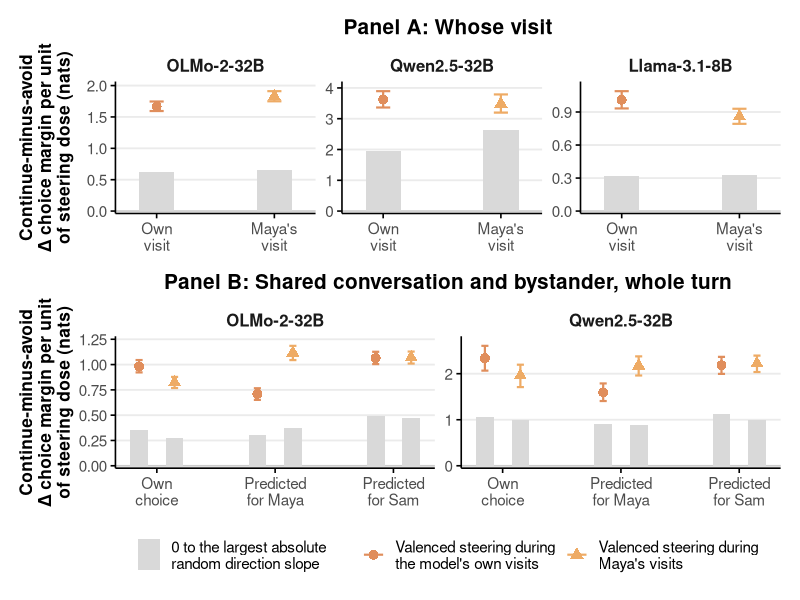

Source code (R):
##########################################
# AI WELFARE PROJECT
##########################################
# Figure A14: whose valence with the whole-turn span.
# Steering also covers the user turn, whose wording differs between conditions.
# Panels A and B are stacked, with a shared legend below.
# Run from the repository root: Rscript create_figures/figureA14.R
##########################################

#=================================
# 1. Setup and configuration
#=================================

library(tidyverse)
library(ggplot2)
library(patchwork)

dir.create("figures", showWarnings = FALSE)

theme_set(
  theme_minimal(base_size = 14) +
    theme(
      plot.title = element_text(hjust = 0.5, size = 15, face = "bold"),
      strip.text = element_text(size = 12, face = "bold"),
      axis.title = element_text(size = 12.5, face = "bold"),
      axis.text = element_text(size = 11),
      axis.line = element_line(colour = "black", linewidth = 0.55),
      axis.ticks = element_line(colour = "black", linewidth = 0.55),
      panel.grid.minor = element_blank(),
      panel.grid.major.x = element_blank(),
      legend.position = "bottom",
      legend.direction = "horizontal",
      legend.box = "horizontal",
      legend.box.just = "top",
      legend.title = element_blank(),
      legend.text = element_text(size = 11),
      legend.key.height = unit(1.2, "lines"),
      legend.spacing.x = unit(0.8, "lines"),
      plot.background = element_rect(fill = "white", colour = NA),
      panel.background = element_rect(fill = "white", colour = NA)
    )
)

# Panels A and B use the paper's Heat palette.
heat_colours <- hcl.colors(9, palette = "Heat")
who_colours <- c("S" = heat_colours[4], "O" = heat_colours[5])
who_shapes <- c("S" = 16, "O" = 17)
who_labels <- c(
  "S" = "Valenced steering during\nthe model's own visits",
  "O" = "Valenced steering during\nMaya's visits"
)

models_a <- c("OLMo-2-32B", "Qwen2.5-32B", "Llama-3.1-8B")
models_b <- c("OLMo-2-32B", "Qwen2.5-32B")
x_levels_a <- c("Own visit", "Maya's visit")
x_levels_b <- c("Own choice", "Predicted for Maya", "Predicted for Sam")
x_labels <- c(
  "Own visit" = "Own\nvisit",
  "Maya's visit" = "Maya's\nvisit",
  "Own choice" = "Own\nchoice",
  "Predicted for Maya" = "Predicted\nfor Maya",
  "Predicted for Sam" = "Predicted\nfor Sam"
)

#=================================
# 2. Data loading and preparation
#=================================

data <- read_csv("experiment_results_csv/figureA14.csv", show_col_types = FALSE)

stopifnot(
  all(data$span == "whole turn (includes differing user-turn wording)"),
  setequal(data$panel, c("a", "b"))
)

panel_a_data <- data %>%
  filter(panel == "a") %>%
  mutate(
    model = factor(model, levels = models_a),
    series = factor(series, levels = names(who_labels)),
    x = factor(x_label, levels = x_levels_a)
  )

panel_b_data <- data %>%
  filter(panel == "b") %>%
  mutate(
    model = factor(model, levels = models_b),
    series = factor(series, levels = names(who_labels)),
    x = factor(x_label, levels = x_levels_b)
  )

stopifnot(
  nrow(panel_a_data) == 6, setequal(panel_a_data$model, models_a),
  nrow(panel_b_data) == 12, setequal(panel_b_data$model, models_b),
  !anyNA(bind_rows(panel_a_data, panel_b_data) %>% select(model, series, x))
)

#=================================
# 3. Slope plot
#=================================

# Grey bars show 0 to the largest absolute random direction slope.
# Points and 95% confidence intervals show the valenced direction.
create_slope_plot <- function(plot_data, plot_title, y_label, dodge) {
  position <- position_dodge(width = dodge)

  ggplot(plot_data, aes(x = x, y = estimate, group = series)) +
    geom_hline(yintercept = 0, colour = "grey80", linewidth = 0.5) +
    geom_col(
      aes(y = random_abs_max, fill = "random"),
      position = position,
      width = 0.3
    ) +
    geom_errorbar(
      aes(ymin = ci_low, ymax = ci_high, colour = series),
      position = position,
      width = 0.12,
      linewidth = 0.75
    ) +
    geom_point(
      aes(colour = series, shape = series),
      position = position,
      size = 3
    ) +
    facet_wrap(~model, nrow = 1, scales = "free_y") +
    scale_fill_manual(
      values = c("random" = "grey85"),
      labels = c("random" = "0 to the largest absolute\nrandom direction slope"),
      name = NULL
    ) +
    scale_x_discrete(
      labels = x_labels,
      drop = FALSE,
      expand = expansion(add = 0.35)
    ) +
    expand_limits(y = 0) +
    scale_y_continuous(expand = expansion(mult = c(0.02, 0.08))) +
    labs(title = plot_title, x = NULL, y = y_label) +
    guides(
      fill = guide_legend(order = 1, nrow = 1),
      colour = guide_legend(order = 2, nrow = 1),
      shape = guide_legend(order = 2, nrow = 1)
    )
}

#=================================
# 4. Panel A: Whose visit
#=================================

panel_a <- create_slope_plot(
  panel_a_data,
  plot_title = "Panel A: Whose visit",
  y_label = "Continue-minus-avoid\n\u0394 choice margin per unit\nof steering dose (nats)",
  dodge = 0
) +
  scale_colour_manual(values = who_colours, labels = who_labels, name = NULL, drop = FALSE) +
  scale_shape_manual(values = who_shapes, labels = who_labels, name = NULL, drop = FALSE)

#=================================
# 5. Panel B: Shared conversation and bystander
#=================================

panel_b <- create_slope_plot(
  panel_b_data,
  plot_title = "Panel B: Shared conversation and bystander, whole turn",
  y_label = "Continue-minus-avoid\n\u0394 choice margin per unit\nof steering dose (nats)",
  dodge = 0.6
) +
  scale_colour_manual(values = who_colours, labels = who_labels, name = NULL, drop = FALSE) +
  scale_shape_manual(values = who_shapes, labels = who_labels, name = NULL, drop = FALSE)

#=================================
# 6. Combine and save figure
#=================================

fig <- (panel_a / panel_b) +
  plot_layout(guides = "collect") &
  theme(legend.position = "bottom")

ggsave(
  "figures/figureA14.png",
  fig,
  width = 12,
  height = 8,
  dpi = 300,
  bg = "white"
)
